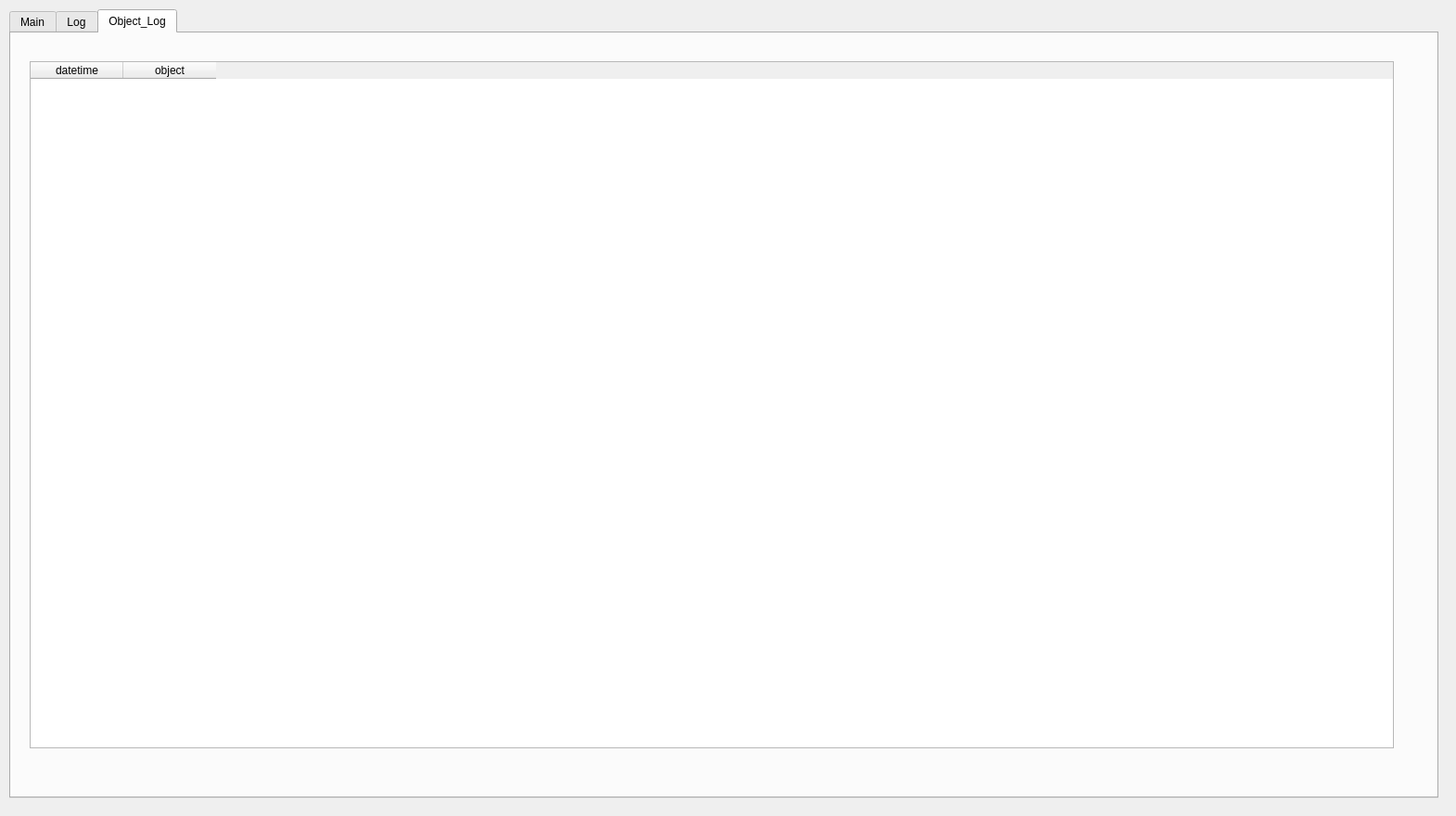
<?xml version="1.0" encoding="UTF-8"?>
<ui version="4.0">
 <class>Form</class>
 <widget class="QWidget" name="Form">
  <property name="geometry">
   <rect>
    <x>0</x>
    <y>0</y>
    <width>1570</width>
    <height>880</height>
   </rect>
  </property>
  <property name="windowTitle">
   <string>Form</string>
  </property>
  <widget class="QTabWidget" name="Controll">
   <property name="geometry">
    <rect>
     <x>10</x>
     <y>10</y>
     <width>1541</width>
     <height>851</height>
    </rect>
   </property>
   <property name="currentIndex">
    <number>2</number>
   </property>
   <widget class="QWidget" name="Main">
    <property name="font">
     <font>
      <pointsize>15</pointsize>
     </font>
    </property>
    <attribute name="title">
     <string>Main</string>
    </attribute>
    <widget class="QLabel" name="label">
     <property name="geometry">
      <rect>
       <x>20</x>
       <y>30</y>
       <width>1171</width>
       <height>751</height>
      </rect>
     </property>
     <property name="text">
      <string>Camera</string>
     </property>
    </widget>
    <widget class="QLCDNumber" name="speed">
     <property name="geometry">
      <rect>
       <x>1230</x>
       <y>460</y>
       <width>201</width>
       <height>61</height>
      </rect>
     </property>
    </widget>
    <widget class="QLCDNumber" name="score">
     <property name="geometry">
      <rect>
       <x>1230</x>
       <y>340</y>
       <width>201</width>
       <height>61</height>
      </rect>
     </property>
    </widget>
    <widget class="QPushButton" name="togle">
     <property name="geometry">
      <rect>
       <x>1220</x>
       <y>30</y>
       <width>181</width>
       <height>61</height>
      </rect>
     </property>
     <property name="text">
      <string>Start</string>
     </property>
    </widget>
    <widget class="QLabel" name="label_2">
     <property name="geometry">
      <rect>
       <x>1230</x>
       <y>410</y>
       <width>81</width>
       <height>31</height>
      </rect>
     </property>
     <property name="text">
      <string>speed</string>
     </property>
    </widget>
    <widget class="QLabel" name="label_3">
     <property name="geometry">
      <rect>
       <x>1230</x>
       <y>270</y>
       <width>111</width>
       <height>41</height>
      </rect>
     </property>
     <property name="text">
      <string>score</string>
     </property>
    </widget>
    <widget class="QLabel" name="label_4">
     <property name="geometry">
      <rect>
       <x>1230</x>
       <y>590</y>
       <width>111</width>
       <height>31</height>
      </rect>
     </property>
     <property name="text">
      <string>status</string>
     </property>
    </widget>
    <widget class="QLabel" name="status">
     <property name="geometry">
      <rect>
       <x>1230</x>
       <y>640</y>
       <width>211</width>
       <height>71</height>
      </rect>
     </property>
     <property name="text">
      <string>..</string>
     </property>
    </widget>
    <widget class="QLabel" name="label_5">
     <property name="geometry">
      <rect>
       <x>1220</x>
       <y>120</y>
       <width>111</width>
       <height>31</height>
      </rect>
     </property>
     <property name="text">
      <string>User</string>
     </property>
    </widget>
    <widget class="QComboBox" name="comboBox">
     <property name="geometry">
      <rect>
       <x>1220</x>
       <y>180</y>
       <width>151</width>
       <height>31</height>
      </rect>
     </property>
     <item>
      <property name="text">
       <string>서성혁</string>
      </property>
     </item>
     <item>
      <property name="text">
       <string>강지훈</string>
      </property>
     </item>
     <item>
      <property name="text">
       <string>김정현</string>
      </property>
     </item>
     <item>
      <property name="text">
       <string>김주연</string>
      </property>
     </item>
     <item>
      <property name="text">
       <string>김기욱</string>
      </property>
     </item>
    </widget>
   </widget>
   <widget class="QWidget" name="Log">
    <attribute name="title">
     <string>Log</string>
    </attribute>
    <widget class="QTableWidget" name="tableWidget">
     <property name="geometry">
      <rect>
       <x>20</x>
       <y>30</y>
       <width>1471</width>
       <height>741</height>
      </rect>
     </property>
     <column>
      <property name="text">
       <string>datetime</string>
      </property>
     </column>
     <column>
      <property name="text">
       <string>name</string>
      </property>
     </column>
     <column>
      <property name="text">
       <string>score</string>
      </property>
     </column>
     <column>
      <property name="text">
       <string>minus reason</string>
      </property>
     </column>
     <column>
      <property name="text">
       <string>minus score</string>
      </property>
     </column>
     <column>
      <property name="text">
       <string>speed</string>
      </property>
     </column>
    </widget>
   </widget>
   <widget class="QWidget" name="object_log">
    <attribute name="title">
     <string>Object_Log</string>
    </attribute>
    <widget class="QTableWidget" name="tableWidget_2">
     <property name="geometry">
      <rect>
       <x>20</x>
       <y>30</y>
       <width>1471</width>
       <height>741</height>
      </rect>
     </property>
     <column>
      <property name="text">
       <string>datetime</string>
      </property>
     </column>
     <column>
      <property name="text">
       <string>object</string>
      </property>
     </column>
    </widget>
   </widget>
  </widget>
 </widget>
 <resources/>
 <connections/>
</ui>
